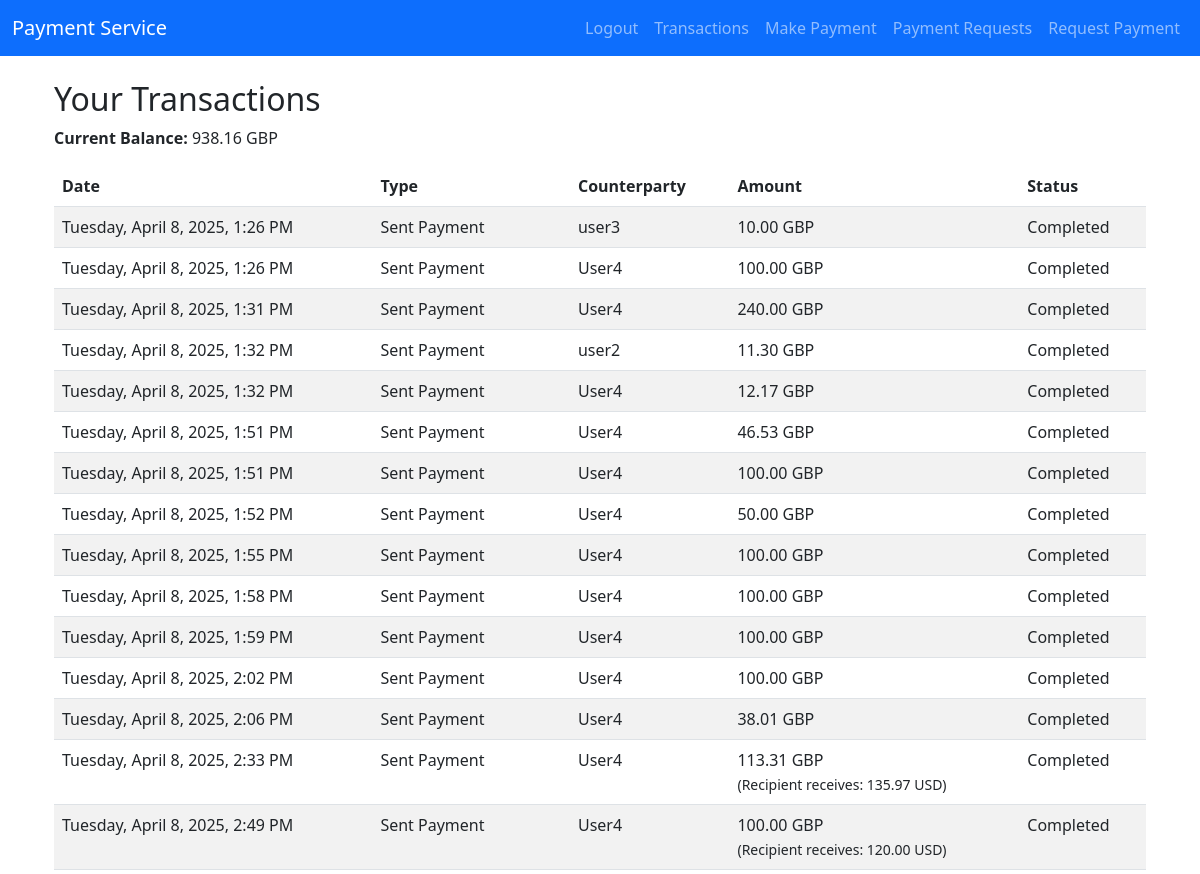
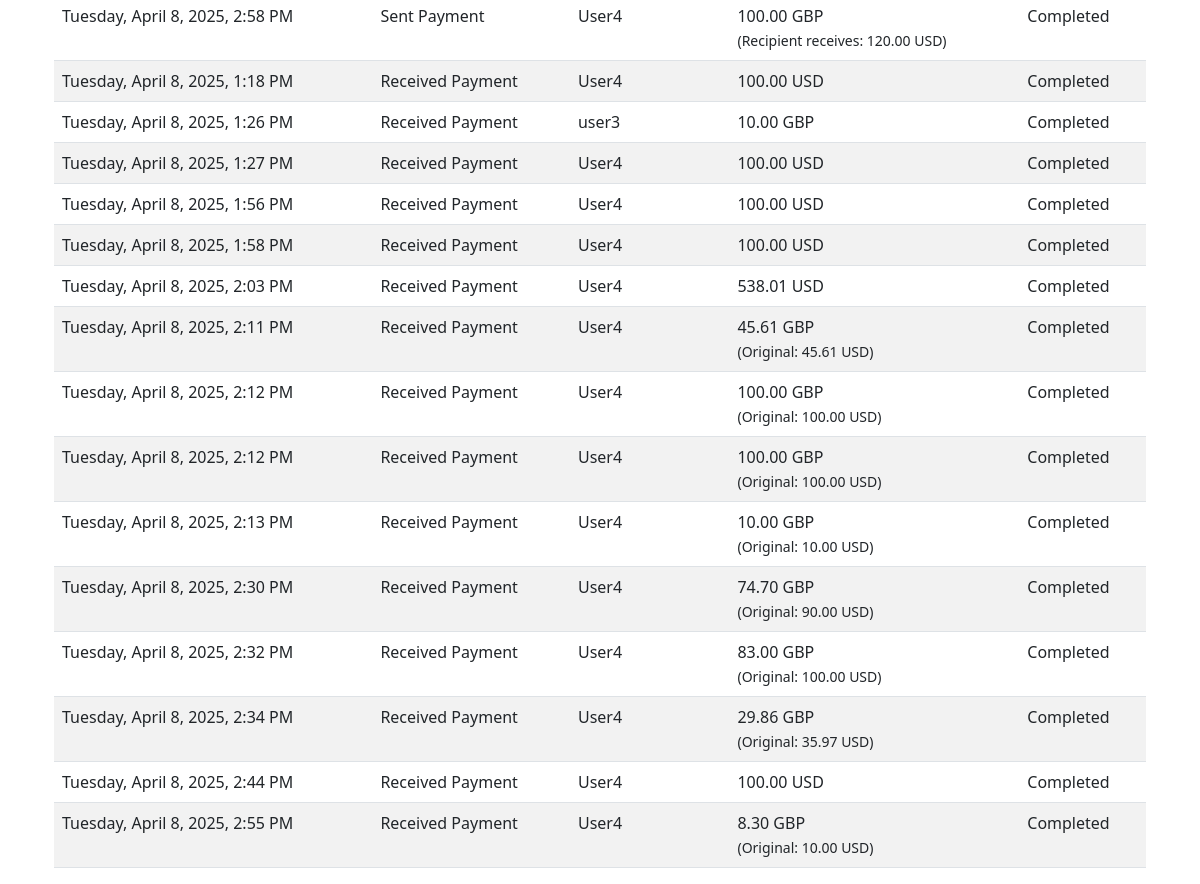
Screenshot of /webapps2025/pay/history/ (signed in) with the database file from the repository (2 pictures, top to bottom).
### register/models.py (models this page shows, shortened)
class CustomUser(AbstractUser):
    CURRENCY_CHOICES = [
        ('GBP', 'Pounds'),
        ('USD', 'US Dollars'),
        ('EUR', 'Euros'),
    ]
    currency = models.CharField(max_length=3, choices=CURRENCY_CHOICES, default='GBP')
    balance = models.DecimalField(max_digits=10, decimal_places=2, default=Decimal('750.00'))

### payapp/models.py (models this page shows, shortened)
class Transaction(models.Model):
    TRANSACTION_TYPE_CHOICES = [
        ('PAYMENT', 'Payment'),
        ('REQUEST', 'Request'),
    ]
    sender = models.ForeignKey(
        settings.AUTH_USER_MODEL,
        on_delete=models.CASCADE,
        related_name='sent_transactions'
    )
    recipient = models.ForeignKey(
        settings.AUTH_USER_MODEL,
        on_delete=models.CASCADE,
        related_name='received_transactions'
    )
    transaction_type = models.CharField(
        max_length=8, choices=TRANSACTION_TYPE_CHOICES, default='PAYMENT'
    )
    amount = models.DecimalField(max_digits=10, decimal_places=2)
    converted_amount = models.DecimalField(max_digits=10, decimal_places=2, null=True, blank=True)
    timestamp = models.DateTimeField(auto_now_add=True)
    remote_timestamp = models.CharField(max_length=50, null=True, blank=True)
    status = models.CharField(
        max_length=10,
        choices=[('Pending', 'Pending'), ('Completed', 'Completed'), ('Rejected', 'Rejected')],
        default='Pending'
    )

### payapp/views.py (the view)
# urls.py: path('webapps2025/pay/history/', transaction_history, name='transaction_history'),
@login_required
def transaction_history(request):
    user = request.user
    sent = user.sent_transactions.all()
    received = user.received_transactions.all()
    for tx in received:
        if tx.converted_amount:
            tx.effective_amount = tx.converted_amount
        else:
            tx.effective_amount = tx.amount
    return render(request, 'payapp/transaction_history.html', {
        'sent': sent,
        'received': received,
    })

### templates/payapp/transaction_history.html (shortened to what this page needs)
{% extends "base.html" %}
{% block content %}
    <div class="container mt-4">
        <h2>Your Transactions</h2>
        <div class="mb-3">
            <strong>Current Balance:</strong>
            {{ user.balance }} {{ user.currency }}
        </div>
        {% if sent|length > 0 or received|length > 0 %}
            <table class="table table-striped">
                <thead>
                    <tr>
                        <th>Date</th>
                        <th>Type</th>
                        <th>Counterparty</th>
                        <th>Amount</th>
                        <th>Status</th>
                    </tr>
                </thead>
                <tbody>
                    {% for t in sent %}
                        <tr>
                            <td>{{ t.timestamp|date:"l, F j, Y, g:i A" }}</td>
                            <td>Sent Payment</td>
                            <td>{{ t.recipient.username }}</td>
                            <td>
                                {{ t.amount }} {{ t.sender.currency }}
                                {% if t.converted_amount %}
                                    <br><small>
                                        (Recipient receives: {{ t.converted_amount }} {{ t.recipient.currency }})
                                    </small>
                                {% endif %}
                            </td>
                            <td>{{ t.status }}</td>
                        </tr>
                    {% endfor %}
                    {% for t in received %}
                        <tr>
                            <td>{{ t.timestamp|date:"l, F j, Y, g:i A" }}</td>
                            <td>Received Payment</td>
                            <td>{{ t.sender.username }}</td>
                            <td>
                                {% if t.converted_amount %}
                                    {{ t.converted_amount }} {{ t.recipient.currency }}
                                    <br><small>
                                        (Original: {{ t.amount }} {{ t.sender.currency }})
                                    </small>
                                {% else %}
                                    {{ t.amount }} {{ t.sender.currency }}
                                {% endif %}
                            </td>
                            <td>{{ t.status }}</td>
                        </tr>
                    {% endfor %}
                </tbody>
            </table>
        {% else %}
            <p>No transactions found.</p>
        {% endif %}
    </div>
{% endblock content %}

### rows the page displays
CustomUser: balance "938.16", currency "GBP"
Transaction: timestamp "Tuesday, April 8, 2025, 1:26 PM", recipient.username "user3", amount "10.00", sender.currency "GBP", status "Completed", sender.username "user3"
Transaction: timestamp "Tuesday, April 8, 2025, 1:26 PM", recipient.username "User4", amount "100.00", sender.currency "GBP", status "Completed"
Transaction: timestamp "Tuesday, April 8, 2025, 1:31 PM", recipient.username "User4", amount "240.00", sender.currency "GBP", status "Completed"
Transaction: timestamp "Tuesday, April 8, 2025, 1:32 PM", recipient.username "user2", amount "11.30", sender.currency "GBP", status "Completed"
Transaction: timestamp "Tuesday, April 8, 2025, 1:32 PM", recipient.username "User4", amount "12.17", sender.currency "GBP", status "Completed"
Transaction: timestamp "Tuesday, April 8, 2025, 1:51 PM", recipient.username "User4", amount "46.53", sender.currency "GBP", status "Completed"
Transaction: timestamp "Tuesday, April 8, 2025, 1:51 PM", recipient.username "User4", amount "100.00", sender.currency "GBP", status "Completed"
Transaction: timestamp "Tuesday, April 8, 2025, 1:52 PM", recipient.username "User4", amount "50.00", sender.currency "GBP", status "Completed"
Transaction: timestamp "Tuesday, April 8, 2025, 1:55 PM", recipient.username "User4", amount "100.00", sender.currency "GBP", status "Completed"
Transaction: timestamp "Tuesday, April 8, 2025, 1:58 PM", recipient.username "User4", amount "100.00", sender.currency "GBP", status "Completed"
Transaction: timestamp "Tuesday, April 8, 2025, 1:59 PM", recipient.username "User4", amount "100.00", sender.currency "GBP", status "Completed"
Transaction: timestamp "Tuesday, April 8, 2025, 2:02 PM", recipient.username "User4", amount "100.00", sender.currency "GBP", status "Completed"
Transaction: timestamp "Tuesday, April 8, 2025, 2:06 PM", recipient.username "User4", amount "38.01", sender.currency "GBP", status "Completed"
Transaction: timestamp "Tuesday, April 8, 2025, 2:33 PM", recipient.username "User4", amount "113.31", sender.currency "GBP", converted_amount "135.97", recipient.currency "USD", status "Completed"
Transaction: timestamp "Tuesday, April 8, 2025, 2:49 PM", recipient.username "User4", amount "100.00", sender.currency "GBP", converted_amount "120.00", recipient.currency "USD", status "Completed"
Transaction: timestamp "Tuesday, April 8, 2025, 2:58 PM", recipient.username "User4", amount "100.00", sender.currency "GBP", converted_amount "120.00", recipient.currency "USD", status "Completed"
Transaction: timestamp "Tuesday, April 8, 2025, 1:18 PM", sender.username "User4", amount "100.00", sender.currency "USD", status "Completed"
Transaction: timestamp "Tuesday, April 8, 2025, 1:27 PM", sender.username "User4", amount "100.00", sender.currency "USD", status "Completed"
Transaction: timestamp "Tuesday, April 8, 2025, 1:56 PM", sender.username "User4", amount "100.00", sender.currency "USD", status "Completed"
Transaction: timestamp "Tuesday, April 8, 2025, 1:58 PM", sender.username "User4", amount "100.00", sender.currency "USD", status "Completed"
Transaction: timestamp "Tuesday, April 8, 2025, 2:03 PM", sender.username "User4", amount "538.01", sender.currency "USD", status "Completed"
Transaction: timestamp "Tuesday, April 8, 2025, 2:11 PM", sender.username "User4", converted_amount "45.61", recipient.currency "GBP", amount "45.61", sender.currency "USD", status "Completed"
Transaction: timestamp "Tuesday, April 8, 2025, 2:12 PM", sender.username "User4", converted_amount "100.00", recipient.currency "GBP", amount "100.00", sender.currency "USD", status "Completed"
Transaction: timestamp "Tuesday, April 8, 2025, 2:12 PM", sender.username "User4", converted_amount "100.00", recipient.currency "GBP", amount "100.00", sender.currency "USD", status "Completed"
Transaction: timestamp "Tuesday, April 8, 2025, 2:13 PM", sender.username "User4", converted_amount "10.00", recipient.currency "GBP", amount "10.00", sender.currency "USD", status "Completed"
Transaction: timestamp "Tuesday, April 8, 2025, 2:30 PM", sender.username "User4", converted_amount "74.70", recipient.currency "GBP", amount "90.00", sender.currency "USD", status "Completed"
Transaction: timestamp "Tuesday, April 8, 2025, 2:32 PM", sender.username "User4", converted_amount "83.00", recipient.currency "GBP", amount "100.00", sender.currency "USD", status "Completed"
Transaction: timestamp "Tuesday, April 8, 2025, 2:34 PM", sender.username "User4", converted_amount "29.86", recipient.currency "GBP", amount "35.97", sender.currency "USD", status "Completed"
Transaction: timestamp "Tuesday, April 8, 2025, 2:44 PM", sender.username "User4", amount "100.00", sender.currency "USD", status "Completed"
Transaction: timestamp "Tuesday, April 8, 2025, 2:55 PM", sender.username "User4", converted_amount "8.30", recipient.currency "GBP", amount "10.00", sender.currency "USD", status "Completed"
